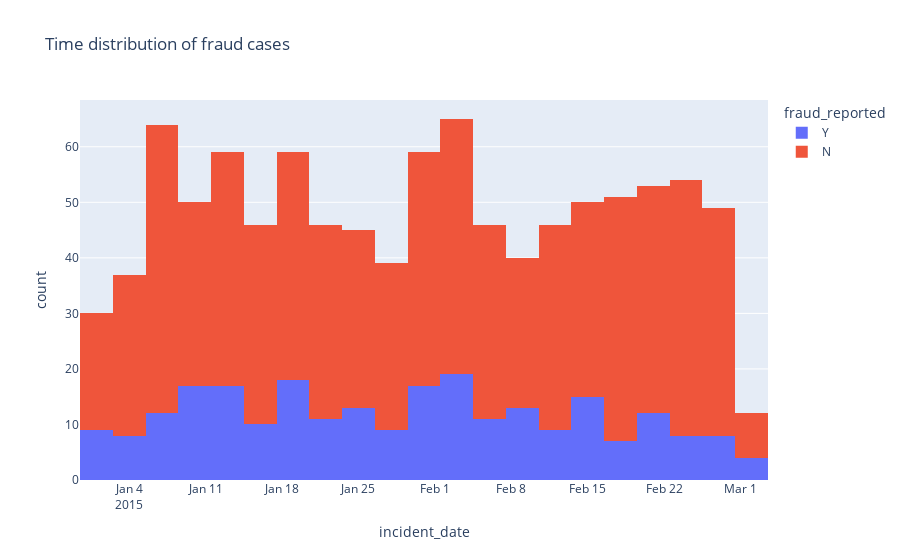

The code cell stored with this chart in its notebook:
### Markdown cell above
**Performing some EDA**

### Code cell
#plotting a histogram to check the time distribution of fraud cases
px.histogram(df,x='incident_date',color='fraud_reported',title = 'Time distribution of fraud cases')

### Figure 1 — Plotly figure (JSON) as saved in the notebook; plotly's stock layout.template omitted (floating-point values rounded to 4 significant figures; data arrays with more than 128 entries replaced by an {"elided": "..."} marker saying what was removed)
{"data": [{"alignmentgroup": "True", "bingroup": "x", "hovertemplate": "fraud_reported=Y<br>incident_date=%{x}<br>count=%{y}<extra></extra>", "legendgroup": "Y", "marker": {"color": "#636efa", "pattern": {"shape": ""}}, "name": "Y", "offsetgroup": "Y", "orientation": "v", "showlegend": true, "type": "histogram", "x": {"elided": "247 str values"}, "xaxis": "x", "yaxis": "y"}, {"alignmentgroup": "True", "bingroup": "x", "hovertemplate": "fraud_reported=N<br>incident_date=%{x}<br>count=%{y}<extra></extra>", "legendgroup": "N", "marker": {"color": "#EF553B", "pattern": {"shape": ""}}, "name": "N", "offsetgroup": "N", "orientation": "v", "showlegend": true, "type": "histogram", "x": {"elided": "753 str values"}, "xaxis": "x", "yaxis": "y"}], "layout": {"autosize": true, "barmode": "relative", "legend": {"title": {"text": "fraud_reported"}, "tracegroupgap": 0}, "title": {"text": "Time distribution of fraud cases"}, "xaxis": {"anchor": "y", "autorange": true, "domain": [0, 1], "range": ["2014-12-30 12:00", "2015-03-03 12:00"], "title": {"text": "incident_date"}, "type": "date"}, "yaxis": {"anchor": "x", "autorange": true, "domain": [0, 1], "range": [0, 68.42], "title": {"text": "count"}}}}
